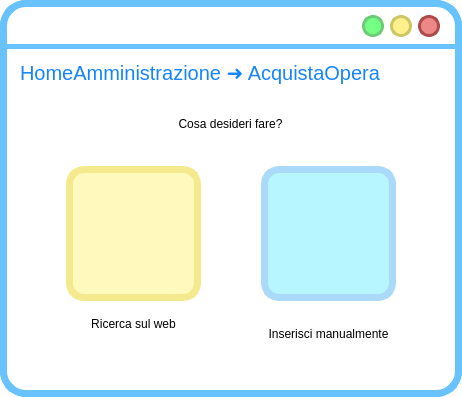
<?xml version="1.0" encoding="UTF-8"?>
<ui version="4.0">
 <class>MainWindow</class>
 <widget class="QMainWindow" name="MainWindow">
  <property name="geometry">
   <rect>
    <x>0</x>
    <y>0</y>
    <width>462</width>
    <height>397</height>
   </rect>
  </property>
  <property name="windowTitle">
   <string>MainWindow</string>
  </property>
  <property name="styleSheet">
   <string notr="true">QWidget{
background:rgb(255, 255, 255);
border-radius:26px;
border-color:rgb(104, 194, 253);
border-style: solid;
border-width:7;
}
QLabel{
border-width:0;
font: 20pt &quot;Lato Light&quot;;
}
QLineEdit{
border-width:0;
font: 14pt &quot;Lato Light&quot;;
}
QAbstractItemView {
    border: 3px solid  rgb(104, 194, 253);  
border-radius:8px;
  selection-background-color:  rgb(104, 194, 253);
margin:-2px;
text-align:center;
border-width:5;
}</string>
  </property>
  <widget class="QWidget" name="centralwidget">
   <widget class="QLabel" name="label">
    <property name="geometry">
     <rect>
      <x>0</x>
      <y>44</y>
      <width>641</width>
      <height>5</height>
     </rect>
    </property>
    <property name="styleSheet">
     <string notr="true">background-color:rgb(104, 194, 253);</string>
    </property>
    <property name="text">
     <string/>
    </property>
   </widget>
   <widget class="QPushButton" name="reduceButton">
    <property name="geometry">
     <rect>
      <x>362</x>
      <y>15</y>
      <width>22</width>
      <height>22</height>
     </rect>
    </property>
    <property name="sizePolicy">
     <sizepolicy hsizetype="Fixed" vsizetype="Fixed">
      <horstretch>0</horstretch>
      <verstretch>0</verstretch>
     </sizepolicy>
    </property>
    <property name="minimumSize">
     <size>
      <width>22</width>
      <height>22</height>
     </size>
    </property>
    <property name="maximumSize">
     <size>
      <width>24</width>
      <height>24</height>
     </size>
    </property>
    <property name="cursor">
     <cursorShape>PointingHandCursor</cursorShape>
    </property>
    <property name="styleSheet">
     <string notr="true">QPushButton{
 background-color:#76ff85;
 border-style: solid;
 border-radius:11px;
font: 18pt &quot;Candara&quot;;
border-color:#6bcc73;
border-width:3;
}

QPushButton::pressed{
	background-color : white;
	border-color:#6bcc73;
	border-width:3;
}
</string>
    </property>
    <property name="text">
     <string/>
    </property>
   </widget>
   <widget class="QPushButton" name="exitButton">
    <property name="geometry">
     <rect>
      <x>418</x>
      <y>15</y>
      <width>22</width>
      <height>22</height>
     </rect>
    </property>
    <property name="sizePolicy">
     <sizepolicy hsizetype="Fixed" vsizetype="Fixed">
      <horstretch>0</horstretch>
      <verstretch>0</verstretch>
     </sizepolicy>
    </property>
    <property name="minimumSize">
     <size>
      <width>22</width>
      <height>22</height>
     </size>
    </property>
    <property name="maximumSize">
     <size>
      <width>24</width>
      <height>24</height>
     </size>
    </property>
    <property name="cursor">
     <cursorShape>PointingHandCursor</cursorShape>
    </property>
    <property name="styleSheet">
     <string notr="true">QPushButton{
 background-color:#ee8888;
 border-style: solid;
 border-radius:11px;
font: 18pt &quot;Candara&quot;;
border-color:#ae4a4a;
border-width:3;
}

QPushButton::pressed{
	background-color : white;
	border-color:#ae4a4a;
	border-width:3;
}
</string>
    </property>
    <property name="text">
     <string/>
    </property>
   </widget>
   <widget class="QPushButton" name="maximizeButton">
    <property name="geometry">
     <rect>
      <x>390</x>
      <y>15</y>
      <width>22</width>
      <height>22</height>
     </rect>
    </property>
    <property name="sizePolicy">
     <sizepolicy hsizetype="Fixed" vsizetype="Fixed">
      <horstretch>0</horstretch>
      <verstretch>0</verstretch>
     </sizepolicy>
    </property>
    <property name="minimumSize">
     <size>
      <width>20</width>
      <height>20</height>
     </size>
    </property>
    <property name="maximumSize">
     <size>
      <width>24</width>
      <height>24</height>
     </size>
    </property>
    <property name="cursor">
     <cursorShape>PointingHandCursor</cursorShape>
    </property>
    <property name="styleSheet">
     <string notr="true">QPushButton{
 background-color:#fff08c	;
 border-style: solid;
 border-radius:11px;
font: 18pt &quot;Candara&quot;;
border-color:#ccc664;
border-width:3;
}

QPushButton::pressed{
	background-color : white;
	border-color:#ccc664;
	border-width:3;
}
</string>
    </property>
    <property name="text">
     <string/>
    </property>
   </widget>
   <widget class="QLabel" name="titoloLabel_2">
    <property name="geometry">
     <rect>
      <x>20</x>
      <y>57</y>
      <width>371</width>
      <height>31</height>
     </rect>
    </property>
    <property name="styleSheet">
     <string notr="true">font-size: 20px;
text-align: left;
background-color: rgba(255, 255, 255,0);
color: #1684FC;
font: 14pt &quot;Lato&quot;;</string>
    </property>
    <property name="text">
     <string>HomeAmministrazione ➜ AcquistaOpera</string>
    </property>
   </widget>
   <widget class="QLabel" name="indietroLabel">
    <property name="geometry">
     <rect>
      <x>400</x>
      <y>60</y>
      <width>38</width>
      <height>38</height>
     </rect>
    </property>
    <property name="font">
     <font>
      <family>Lato Light</family>
      <pointsize>20</pointsize>
      <weight>50</weight>
      <italic>false</italic>
      <bold>false</bold>
     </font>
    </property>
    <property name="styleSheet">
     <string notr="true">QLabel{
left: 679px;
top: 140px;
width: 38px;
height: 38px;
border-radius: 33px;
background-color: rgba(173, 237, 255, 0);
}</string>
    </property>
    <property name="text">
     <string/>
    </property>
    <property name="pixmap">
     <pixmap>res/arrow_back_FILL1_wght700_GRAD200_opsz48_risultato.png</pixmap>
    </property>
    <property name="scaledContents">
     <bool>true</bool>
    </property>
    <property name="margin">
     <number>0</number>
    </property>
   </widget>
   <widget class="QLabel" name="ricercaSulWebButton">
    <property name="geometry">
     <rect>
      <x>66</x>
      <y>166</y>
      <width>135</width>
      <height>135</height>
     </rect>
    </property>
    <property name="cursor">
     <cursorShape>PointingHandCursor</cursorShape>
    </property>
    <property name="mouseTracking">
     <bool>true</bool>
    </property>
    <property name="styleSheet">
     <string notr="true">QLabel{
background-color:rgb(255, 249, 190);
border-radius:18;
border-color:rgb(244, 233, 140);
border-width:7;
border-style: solid;
}

QLabel:hover{
background-color: rgb(244, 233, 140);
}
</string>
    </property>
    <property name="text">
     <string/>
    </property>
    <property name="pixmap">
     <pixmap>res/public_FILL1_wght600_GRAD200_opsz48_risultato.png</pixmap>
    </property>
    <property name="scaledContents">
     <bool>true</bool>
    </property>
    <property name="margin">
     <number>17</number>
    </property>
   </widget>
   <widget class="QLabel" name="inserisciManualmenteButton">
    <property name="geometry">
     <rect>
      <x>261</x>
      <y>166</y>
      <width>135</width>
      <height>135</height>
     </rect>
    </property>
    <property name="cursor">
     <cursorShape>PointingHandCursor</cursorShape>
    </property>
    <property name="mouseTracking">
     <bool>true</bool>
    </property>
    <property name="styleSheet">
     <string notr="true">QLabel{
background-color:rgb(183, 245, 255);
border-radius:18;
border-color:rgb(170, 217, 249);
border-width:7;
border-style: solid;
}

QLabel:hover{
background-color: rgb(170, 217, 249);
}
</string>
    </property>
    <property name="text">
     <string/>
    </property>
    <property name="pixmap">
     <pixmap>res/add_photo_alternate_FILL1_wght600_GRAD200_opsz48_risultato.png</pixmap>
    </property>
    <property name="scaledContents">
     <bool>true</bool>
    </property>
    <property name="margin">
     <number>17</number>
    </property>
   </widget>
   <widget class="QLabel" name="label_4">
    <property name="geometry">
     <rect>
      <x>10</x>
      <y>99</y>
      <width>441</width>
      <height>51</height>
     </rect>
    </property>
    <property name="styleSheet">
     <string notr="true">QLabel{
font: 25 18pt &quot;Lato Light&quot;;
background-color: rgba(255, 255, 255,0);
}</string>
    </property>
    <property name="text">
     <string>&lt;html&gt;&lt;head/&gt;&lt;body&gt;&lt;p align=&quot;center&quot;&gt;Cosa desideri fare?&lt;/p&gt;&lt;/body&gt;&lt;/html&gt;</string>
    </property>
   </widget>
   <widget class="QLabel" name="label_5">
    <property name="geometry">
     <rect>
      <x>58</x>
      <y>308</y>
      <width>151</width>
      <height>31</height>
     </rect>
    </property>
    <property name="styleSheet">
     <string notr="true">QLabel{
font: 25 14pt &quot;Lato Light&quot;;
background-color: rgba(255, 255, 255,0);
}</string>
    </property>
    <property name="text">
     <string>Ricerca sul web</string>
    </property>
    <property name="textFormat">
     <enum>Qt::PlainText</enum>
    </property>
    <property name="alignment">
     <set>Qt::AlignCenter</set>
    </property>
   </widget>
   <widget class="QLabel" name="label_6">
    <property name="geometry">
     <rect>
      <x>253</x>
      <y>308</y>
      <width>151</width>
      <height>51</height>
     </rect>
    </property>
    <property name="styleSheet">
     <string notr="true">QLabel{
font: 25 14pt &quot;Lato Light&quot;;
background-color: rgba(255, 255, 255,0);
}</string>
    </property>
    <property name="text">
     <string>Inserisci manualmente</string>
    </property>
    <property name="textFormat">
     <enum>Qt::PlainText</enum>
    </property>
    <property name="alignment">
     <set>Qt::AlignCenter</set>
    </property>
    <property name="wordWrap">
     <bool>true</bool>
    </property>
   </widget>
  </widget>
 </widget>
 <resources>
  <include location="../../../AppData/Local/Temp/res.qrc"/>
  <include location="../../../AppData/Local/Temp/res/res.qrc"/>
 </resources>
 <connections/>
</ui>
